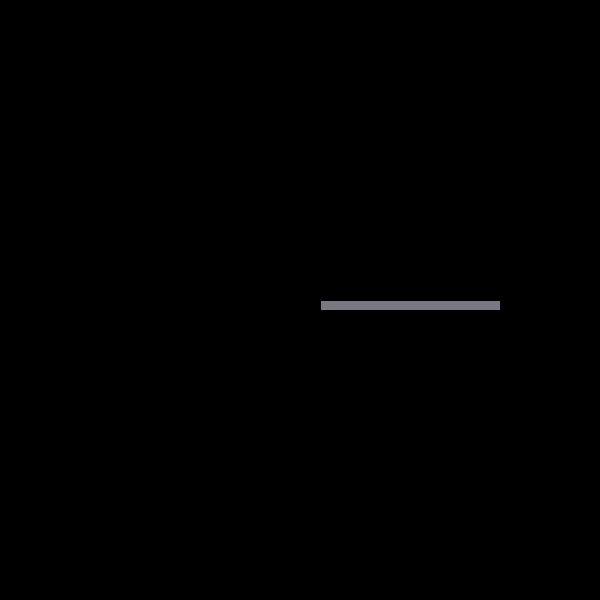
Frame 1 (no input)
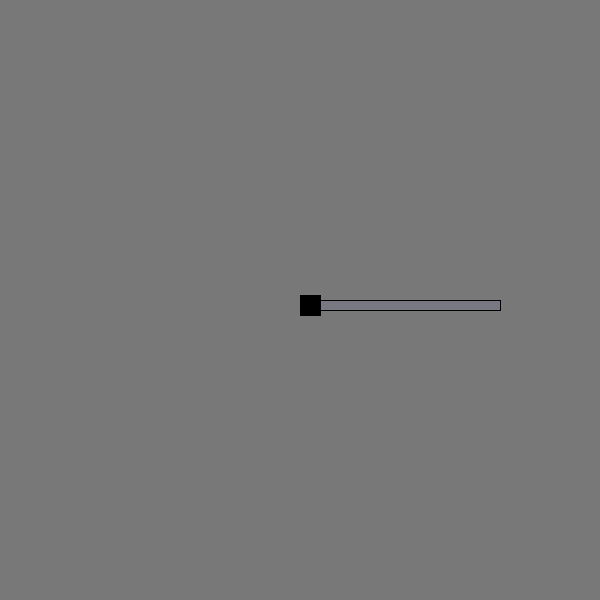
Frame 60 (the mouse pressed at the canvas centre just before this capture)
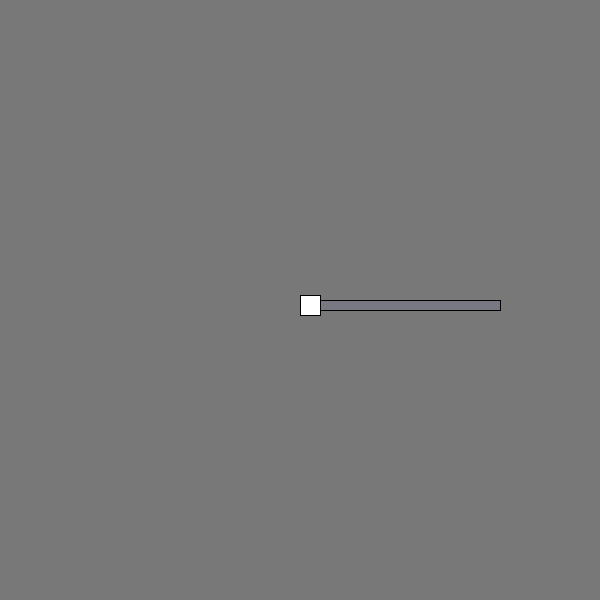
Frame 120 (the mouse held since frame 60 and released just before this capture)

The Processing sketch that drew these frames (run headless with seeded random() and noise(); from frame 60 on, the mouse is pressed at the canvas centre):

// Processing sketch: SliderDemo
// ── SliderDemo.pde
/*
Simple demo of a draggable slider that controls a value

Written by Nina Lutz June 2017
*/
 
Slider slider;

void setup(){
  size(600,600);
  slider = new Slider(int(width/2), int(height/2), 20, 10, 200);

}

void draw(){
  background(slider.value);
  slider.draw();

}

void mousePressed() {
  if (slider.isOver()){
      slider.lock = true;
  }
}

void mouseReleased(){
  slider.lock = false;
}

// ── slider.pde
/*
Modified Slider class based off the Processing.org example from Ben Fry
*/
class Slider {
  //class vars
  float x;
  float y;
  float w, h;
  float initialX;
  boolean lock = false;
  float value;
  float maxwidth;
 
  //constructors
 
  //default
  Slider () {
  }
 
  Slider (float _x, float _y, float _w, float _h, float _maxwidth) {
    x=_x;
    y=_y;
    initialX = x;
    w=_w;
    h=_h;
    maxwidth = _maxwidth;
  }
 
 
  void draw() {
 
    // bad practice have all stuff done in one method...
    float left =initialX;
 
    // map value to change color..
    value = map(x, left, left + maxwidth, 120, 255);
 
 
    //set color as it changes
    color c = color(value);
    fill(c + 10);
 
    // draw base line
    rect(initialX, y, maxwidth, h);
 
    // draw knob
    if(!isOver()){
    fill(0);}
    else{
      fill(255);
    }
    rect(x,y-h/2,w, w);
 
    //get mouseInput and map it
    float my = constrain(mouseX, left, left + maxwidth - w);
    if (lock) x = my;
  }
 
  // is mouse ove knob?
  boolean isOver()
  {
    return (x+w >= mouseX) && (mouseX >= x) && (y+h >= mouseY) && (mouseY >= y-h/2);
  }
}
 
 
//end of class
